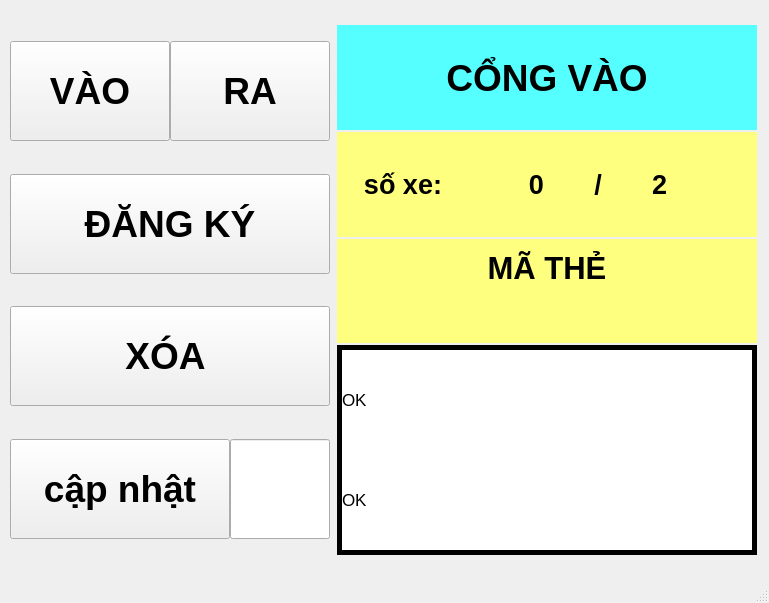
<?xml version="1.0" encoding="UTF-8"?>
<ui version="4.0">
 <class>MainWindow</class>
 <widget class="QMainWindow" name="MainWindow">
  <property name="geometry">
   <rect>
    <x>0</x>
    <y>0</y>
    <width>769</width>
    <height>603</height>
   </rect>
  </property>
  <property name="windowTitle">
   <string>MainWindow</string>
  </property>
  <widget class="QWidget" name="centralwidget">
   <layout class="QHBoxLayout" name="horizontalLayout_3">
    <item>
     <widget class="QWidget" name="Buttons" native="true">
      <property name="minimumSize">
       <size>
        <width>320</width>
        <height>530</height>
       </size>
      </property>
      <property name="maximumSize">
       <size>
        <width>320</width>
        <height>530</height>
       </size>
      </property>
      <property name="styleSheet">
       <string notr="true"/>
      </property>
      <layout class="QVBoxLayout" name="verticalLayout">
       <property name="spacing">
        <number>0</number>
       </property>
       <property name="leftMargin">
        <number>0</number>
       </property>
       <property name="topMargin">
        <number>0</number>
       </property>
       <property name="rightMargin">
        <number>0</number>
       </property>
       <property name="bottomMargin">
        <number>0</number>
       </property>
       <item>
        <widget class="QWidget" name="Button1_2" native="true">
         <property name="styleSheet">
          <string notr="true"/>
         </property>
         <layout class="QHBoxLayout" name="horizontalLayout_4">
          <property name="spacing">
           <number>0</number>
          </property>
          <property name="leftMargin">
           <number>0</number>
          </property>
          <property name="topMargin">
           <number>0</number>
          </property>
          <property name="rightMargin">
           <number>0</number>
          </property>
          <property name="bottomMargin">
           <number>0</number>
          </property>
          <item>
           <widget class="QWidget" name="OchuaNutVao" native="true">
            <layout class="QHBoxLayout" name="horizontalLayout_5">
             <property name="spacing">
              <number>0</number>
             </property>
             <property name="leftMargin">
              <number>0</number>
             </property>
             <property name="topMargin">
              <number>0</number>
             </property>
             <property name="rightMargin">
              <number>0</number>
             </property>
             <property name="bottomMargin">
              <number>0</number>
             </property>
             <item>
              <widget class="QPushButton" name="vaoBtn">
               <property name="minimumSize">
                <size>
                 <width>0</width>
                 <height>100</height>
                </size>
               </property>
               <property name="font">
                <font>
                 <pointsize>28</pointsize>
                 <weight>75</weight>
                 <bold>true</bold>
                </font>
               </property>
               <property name="text">
                <string>VÀO</string>
               </property>
              </widget>
             </item>
            </layout>
           </widget>
          </item>
          <item>
           <widget class="QWidget" name="OchuaNutRa" native="true">
            <layout class="QHBoxLayout" name="horizontalLayout_6">
             <property name="spacing">
              <number>0</number>
             </property>
             <property name="leftMargin">
              <number>0</number>
             </property>
             <property name="topMargin">
              <number>0</number>
             </property>
             <property name="rightMargin">
              <number>0</number>
             </property>
             <property name="bottomMargin">
              <number>0</number>
             </property>
             <item>
              <widget class="QPushButton" name="raBtn">
               <property name="enabled">
                <bool>true</bool>
               </property>
               <property name="minimumSize">
                <size>
                 <width>0</width>
                 <height>100</height>
                </size>
               </property>
               <property name="font">
                <font>
                 <pointsize>28</pointsize>
                 <weight>75</weight>
                 <bold>true</bold>
                </font>
               </property>
               <property name="text">
                <string>RA</string>
               </property>
              </widget>
             </item>
            </layout>
           </widget>
          </item>
         </layout>
        </widget>
       </item>
       <item>
        <widget class="QWidget" name="Button3" native="true">
         <layout class="QHBoxLayout" name="horizontalLayout_7">
          <property name="spacing">
           <number>0</number>
          </property>
          <property name="leftMargin">
           <number>0</number>
          </property>
          <property name="topMargin">
           <number>0</number>
          </property>
          <property name="rightMargin">
           <number>0</number>
          </property>
          <property name="bottomMargin">
           <number>0</number>
          </property>
          <item>
           <widget class="QPushButton" name="addBtn">
            <property name="minimumSize">
             <size>
              <width>0</width>
              <height>100</height>
             </size>
            </property>
            <property name="font">
             <font>
              <pointsize>28</pointsize>
              <weight>75</weight>
              <bold>true</bold>
             </font>
            </property>
            <property name="text">
             <string>ĐĂNG KÝ</string>
            </property>
           </widget>
          </item>
         </layout>
        </widget>
       </item>
       <item>
        <widget class="QWidget" name="Button4" native="true">
         <layout class="QHBoxLayout" name="horizontalLayout_9">
          <property name="spacing">
           <number>0</number>
          </property>
          <property name="leftMargin">
           <number>0</number>
          </property>
          <property name="topMargin">
           <number>0</number>
          </property>
          <property name="rightMargin">
           <number>0</number>
          </property>
          <property name="bottomMargin">
           <number>0</number>
          </property>
          <item>
           <widget class="QPushButton" name="removeBtn">
            <property name="minimumSize">
             <size>
              <width>0</width>
              <height>100</height>
             </size>
            </property>
            <property name="font">
             <font>
              <pointsize>28</pointsize>
              <weight>75</weight>
              <bold>true</bold>
             </font>
            </property>
            <property name="text">
             <string>XÓA </string>
            </property>
           </widget>
          </item>
         </layout>
        </widget>
       </item>
       <item>
        <widget class="QWidget" name="Button5" native="true">
         <layout class="QHBoxLayout" name="horizontalLayout_8">
          <property name="spacing">
           <number>0</number>
          </property>
          <property name="leftMargin">
           <number>0</number>
          </property>
          <property name="topMargin">
           <number>0</number>
          </property>
          <property name="rightMargin">
           <number>0</number>
          </property>
          <property name="bottomMargin">
           <number>0</number>
          </property>
          <item>
           <widget class="QPushButton" name="capNhatBtn">
            <property name="minimumSize">
             <size>
              <width>0</width>
              <height>100</height>
             </size>
            </property>
            <property name="font">
             <font>
              <pointsize>28</pointsize>
              <weight>75</weight>
              <bold>true</bold>
             </font>
            </property>
            <property name="text">
             <string>cập nhật</string>
            </property>
           </widget>
          </item>
          <item>
           <widget class="QLineEdit" name="nhapMax">
            <property name="minimumSize">
             <size>
              <width>0</width>
              <height>0</height>
             </size>
            </property>
            <property name="maximumSize">
             <size>
              <width>100</width>
              <height>100</height>
             </size>
            </property>
            <property name="font">
             <font>
              <pointsize>28</pointsize>
             </font>
            </property>
           </widget>
          </item>
         </layout>
        </widget>
       </item>
      </layout>
     </widget>
    </item>
    <item>
     <widget class="QWidget" name="ThongTin" native="true">
      <property name="minimumSize">
       <size>
        <width>420</width>
        <height>530</height>
       </size>
      </property>
      <property name="maximumSize">
       <size>
        <width>420</width>
        <height>530</height>
       </size>
      </property>
      <layout class="QVBoxLayout" name="verticalLayout_2" stretch="1,1,1,2">
       <property name="spacing">
        <number>2</number>
       </property>
       <property name="leftMargin">
        <number>0</number>
       </property>
       <property name="topMargin">
        <number>0</number>
       </property>
       <property name="rightMargin">
        <number>0</number>
       </property>
       <property name="bottomMargin">
        <number>0</number>
       </property>
       <item>
        <widget class="QWidget" name="OchuaTrangThaiCong" native="true">
         <property name="styleSheet">
          <string notr="true">background-color: rgb(85, 255, 255);</string>
         </property>
         <layout class="QHBoxLayout" name="horizontalLayout_10">
          <item>
           <widget class="QLabel" name="TrangThaiCong">
            <property name="font">
             <font>
              <pointsize>28</pointsize>
              <weight>75</weight>
              <bold>true</bold>
             </font>
            </property>
            <property name="layoutDirection">
             <enum>Qt::LeftToRight</enum>
            </property>
            <property name="text">
             <string>CỔNG VÀO</string>
            </property>
            <property name="alignment">
             <set>Qt::AlignCenter</set>
            </property>
           </widget>
          </item>
         </layout>
        </widget>
       </item>
       <item>
        <widget class="QWidget" name="widget" native="true">
         <property name="styleSheet">
          <string notr="true">background-color: rgb(255, 255, 127);</string>
         </property>
         <layout class="QHBoxLayout" name="horizontalLayout">
          <item>
           <widget class="QLabel" name="label_3">
            <property name="font">
             <font>
              <pointsize>20</pointsize>
              <weight>75</weight>
              <bold>true</bold>
             </font>
            </property>
            <property name="text">
             <string>số xe:</string>
            </property>
            <property name="alignment">
             <set>Qt::AlignRight|Qt::AlignTrailing|Qt::AlignVCenter</set>
            </property>
           </widget>
          </item>
          <item>
           <widget class="QLabel" name="soXe">
            <property name="font">
             <font>
              <pointsize>20</pointsize>
              <weight>75</weight>
              <bold>true</bold>
             </font>
            </property>
            <property name="text">
             <string>0</string>
            </property>
            <property name="alignment">
             <set>Qt::AlignRight|Qt::AlignTrailing|Qt::AlignVCenter</set>
            </property>
           </widget>
          </item>
          <item>
           <widget class="QLabel" name="label_4">
            <property name="font">
             <font>
              <pointsize>20</pointsize>
              <weight>75</weight>
              <bold>true</bold>
             </font>
            </property>
            <property name="text">
             <string>/</string>
            </property>
            <property name="alignment">
             <set>Qt::AlignCenter</set>
            </property>
           </widget>
          </item>
          <item>
           <widget class="QLabel" name="maxXe">
            <property name="font">
             <font>
              <pointsize>20</pointsize>
              <weight>75</weight>
              <bold>true</bold>
             </font>
            </property>
            <property name="text">
             <string>2</string>
            </property>
           </widget>
          </item>
         </layout>
        </widget>
       </item>
       <item>
        <widget class="QWidget" name="OchuaMaThe" native="true">
         <property name="styleSheet">
          <string notr="true">background-color: rgb(255, 255, 127);</string>
         </property>
         <layout class="QVBoxLayout" name="verticalLayout_3">
          <item>
           <widget class="QLabel" name="label_2">
            <property name="font">
             <font>
              <pointsize>23</pointsize>
              <weight>75</weight>
              <bold>true</bold>
             </font>
            </property>
            <property name="text">
             <string>MÃ THẺ</string>
            </property>
            <property name="alignment">
             <set>Qt::AlignCenter</set>
            </property>
           </widget>
          </item>
          <item>
           <widget class="QLabel" name="maThe">
            <property name="font">
             <font>
              <pointsize>23</pointsize>
              <weight>75</weight>
              <bold>true</bold>
             </font>
            </property>
            <property name="text">
             <string/>
            </property>
            <property name="alignment">
             <set>Qt::AlignCenter</set>
            </property>
           </widget>
          </item>
         </layout>
        </widget>
       </item>
       <item>
        <widget class="QWidget" name="OchuaThongBao" native="true">
         <property name="styleSheet">
          <string notr="true">background-color: rgb(0, 0, 0);</string>
         </property>
         <layout class="QVBoxLayout" name="verticalLayout_4">
          <property name="spacing">
           <number>0</number>
          </property>
          <property name="leftMargin">
           <number>5</number>
          </property>
          <property name="topMargin">
           <number>5</number>
          </property>
          <property name="rightMargin">
           <number>5</number>
          </property>
          <property name="bottomMargin">
           <number>5</number>
          </property>
          <item>
           <widget class="QLabel" name="ThongBao">
            <property name="font">
             <font>
              <pointsize>13</pointsize>
              <weight>50</weight>
              <bold>false</bold>
             </font>
            </property>
            <property name="styleSheet">
             <string notr="true">background-color: rgb(255, 255, 255);</string>
            </property>
            <property name="text">
             <string>OK</string>
            </property>
            <property name="alignment">
             <set>Qt::AlignLeading|Qt::AlignLeft|Qt::AlignVCenter</set>
            </property>
           </widget>
          </item>
          <item>
           <widget class="QLabel" name="ThongBao2">
            <property name="font">
             <font>
              <pointsize>13</pointsize>
              <weight>50</weight>
              <bold>false</bold>
             </font>
            </property>
            <property name="styleSheet">
             <string notr="true">background-color: rgb(255, 255, 255);</string>
            </property>
            <property name="text">
             <string>OK</string>
            </property>
            <property name="alignment">
             <set>Qt::AlignLeading|Qt::AlignLeft|Qt::AlignVCenter</set>
            </property>
           </widget>
          </item>
         </layout>
        </widget>
       </item>
      </layout>
     </widget>
    </item>
   </layout>
  </widget>
  <widget class="QMenuBar" name="menubar">
   <property name="geometry">
    <rect>
     <x>0</x>
     <y>0</y>
     <width>769</width>
     <height>26</height>
    </rect>
   </property>
  </widget>
  <widget class="QStatusBar" name="statusbar"/>
 </widget>
 <resources/>
 <connections/>
</ui>
